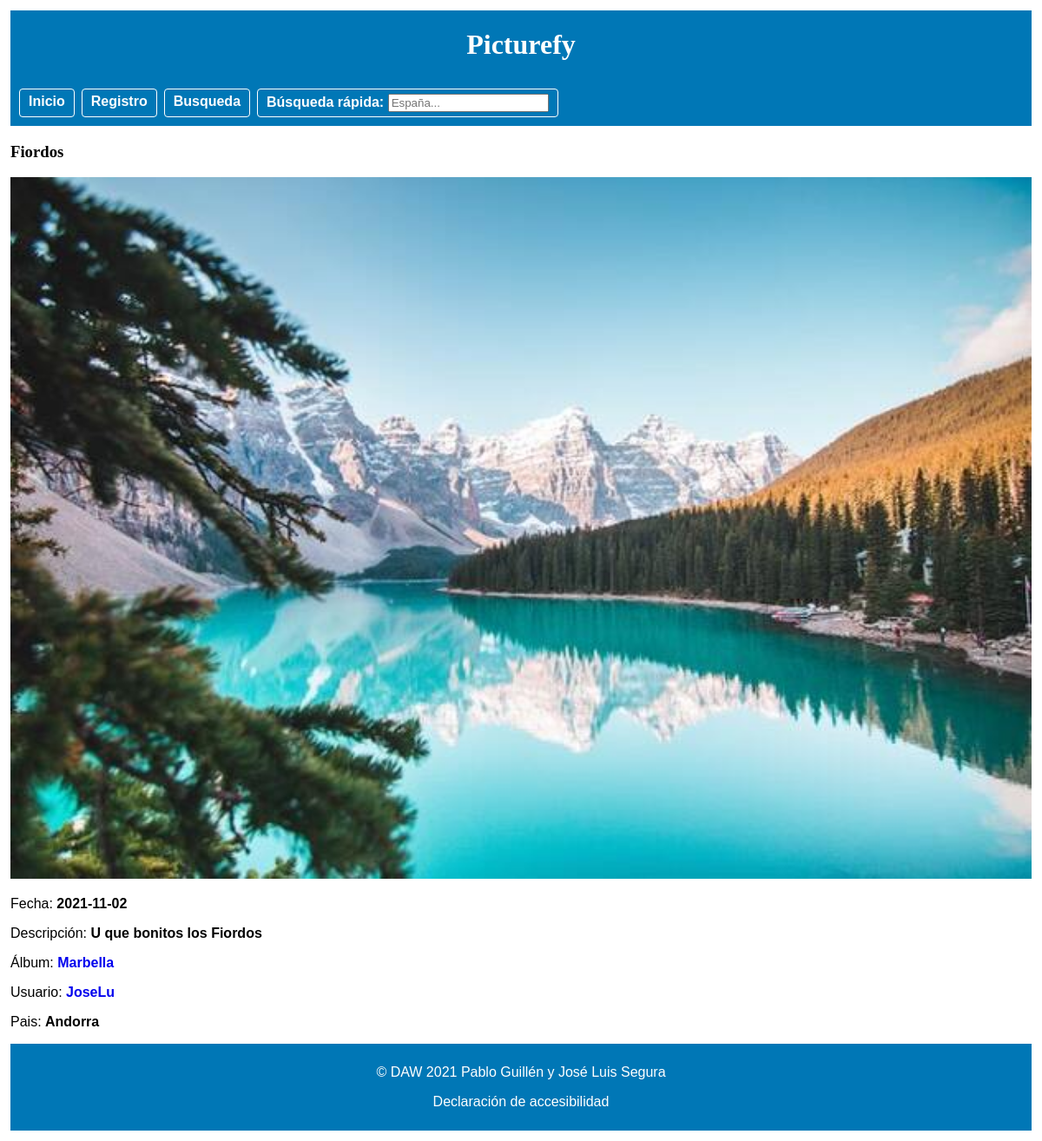
Screenshot of /php/detallePub.php?mail=1 with the database file from the repository.
### tables this page shows
CREATE TABLE `fotos` (
  `IdFoto` int(11) NOT NULL,
  `Titulo` text NOT NULL,
  `Descripcion` text NOT NULL,
  `Fecha` date DEFAULT NULL COMMENT 'fecha en la que fue tomada la foto',
  `Pais` int(11) DEFAULT NULL COMMENT ' país en el que se tomo la foto',
  `Album` int(11) NOT NULL,
  `Fichero` text NOT NULL COMMENT ' contiene el nombre y quizás la ruta del fichero que almacena la foto',
  `Alternativo` text NOT NULL COMMENT 'texto alternativo\r\npara ser empleado con el atributo alt de HTML',
  `FRegistro` datetime NOT NULL COMMENT ' fecha de registro en el sistema de la foto, se emplea para\r\nmostrar las últimas cinco fotos subidas en la página principal'
);

CREATE TABLE `albumes` (
  `IdAlbum` int(11) NOT NULL,
  `Titulo` text NOT NULL,
  `Descripcion` text NOT NULL,
  `Usuario` int(11) NOT NULL
);

CREATE TABLE `usuarios` (
  `IdUsuario` int(11) NOT NULL,
  `NomUsuario` text NOT NULL,
  `Clave` text NOT NULL,
  `Email` text NOT NULL,
  `Sexo` smallint(6) NOT NULL,
  `FNacimiento` date NOT NULL,
  `Ciudad` text NOT NULL,
  `Pais` int(11) NOT NULL,
  `Foto` text NOT NULL,
  `FRegistro` datetime NOT NULL,
  `Estilo` int(11) NOT NULL
);

CREATE TABLE `paises` (
  `IdPais` int(11) NOT NULL,
  `NomPais` text NOT NULL
);

### php/detallePub.php (the view, shortened to what this page needs)
<?php
require_once("cabecera.php");
require_once("inicio.inc");
require_once("inicioBD.php");
?>
<main>
<?php
    $foto = $_GET['mail'];
    $sentencia = "SELECT * FROM fotos WHERE IdFoto=$foto";
    if (!($resultado = @mysqli_query($link, $sentencia))) {
        echo '<p>Error al ejecutar la sentencia <b>$sentencia</b>: ' . mysqli_error($link);
        echo '</p>';
        exit;
    }
    $cont = 0;
    while ($fila = mysqli_fetch_assoc($resultado)) {
        $album = $fila['Album'];
        $sentencia3 = "SELECT * FROM albumes WHERE IdAlbum=$album";
        $resultado3 = @mysqli_query($link, $sentencia3);
        $fila3 = mysqli_fetch_assoc($resultado3);
        $usu = $fila3['Usuario'];
        $sentencia4 = "SELECT * FROM usuarios WHERE IdUsuario=$usu";
        $resultado4 = @mysqli_query($link, $sentencia4);
        $fila4 = mysqli_fetch_assoc($resultado4);
        if ($cont < 5) {
            $cont++;
            echo "<div>";
            echo "<h3><strong>" .  $fila['Titulo'] . "</strong></h3>";
            echo "<a href='detalle.php?mail=" . $fila['IdFoto'] . "'><img src=" . $fila['Fichero'] . "weight='200' height='144'" . $fila['Alternativo'] . "></a>";
            echo "<p>Fecha: <strong>" .  $fila['Fecha'] . "</strong></p>";
            echo "<p>Descripción: <strong>" .  $fila['Descripcion'] . "</strong></p>";
            echo "<p>Álbum: <strong><a href=verAlbumPub.php?" .  $fila3['Titulo'] . ">" .  $fila3['Titulo'] . "</a></strong></p>";
            echo "<p>Usuario: <strong><a href=perfil.php?" .  $fila4['NomUsuario'] . ">" .  $fila4['NomUsuario'] . "</a></strong></p>";
            $paisin = $fila['Pais'];
            $sentenciain = "SELECT NomPais FROM paises WHERE IdPais = $paisin";
            $resultadoin = @mysqli_query($link, $sentenciain);
            if (!($resultadoin = @mysqli_query($link, $sentenciain))) {
                echo '<p>Error al ejecutar la sentencia <b>$sentenciain</b>: ' . mysqli_error($link);
                echo '</p>';
                exit;
            }
            while ($filain = mysqli_fetch_assoc($resultadoin)) {
                echo "<p>Pais: <strong> " .   $filain['NomPais']  . "</strong></p>";
            }
            echo "</div>";
        }
    }
?>
</main>
<?php
require_once("pie.inc");
?>

### CSS/menu2.css (style rules this page uses)
* { box-sizing: border-box; }

### CSS/print.css (style rules this page uses)
p, ul, li, label { font-family: sans-serif; font-size: 12pt; }
img { filter: grayscale(100%); }
a:link, a:visited, a:active { text-decoration: blue; text-decoration: underline red; font-size: 16pt; }
ul, img, table { page-break-inside: avoid; }

### CSS/estilo.css (style rules this page uses)
* { box-sizing: border-box; }
:root { --main-color: #0077b6; --main-color-oscuro: #012b63; --main-color-contraste: rgb(7, 7, 124); --background-color: rgb(255, 255, 255); --dark-background: #030303; --color-claro: rgb(204, 202, 202); }
img { width: 100%; height: auto; }
a:link, a:visited, a:active { text-decoration: none; }
p, ul, li, label { font-family: Helvetica, Arial, sans-serif; }
body { display: flex; flex-direction: column; height: 100%; margin: 0.75em; }

### rows the page displays
fotos: Titulo "Fiordos", Fecha "2021-11-02", Descripcion "U que bonitos los Fiordos", Album.Titulo "Marbella", usuarios.NomUsuario "JoseLu"
paises: NomPais "Andorra"
